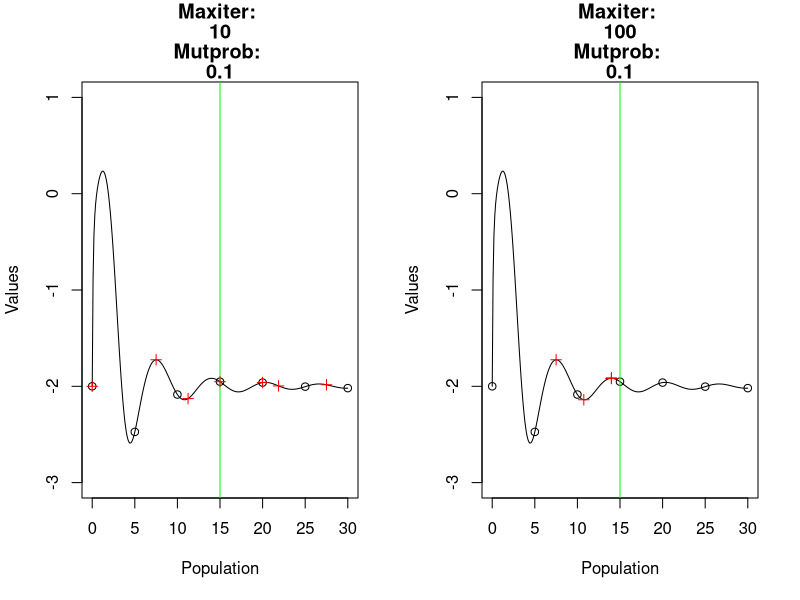
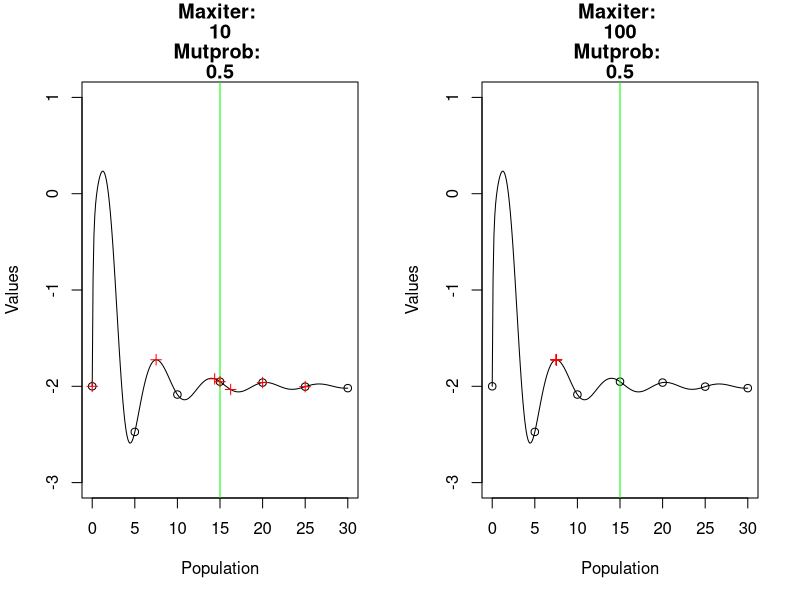
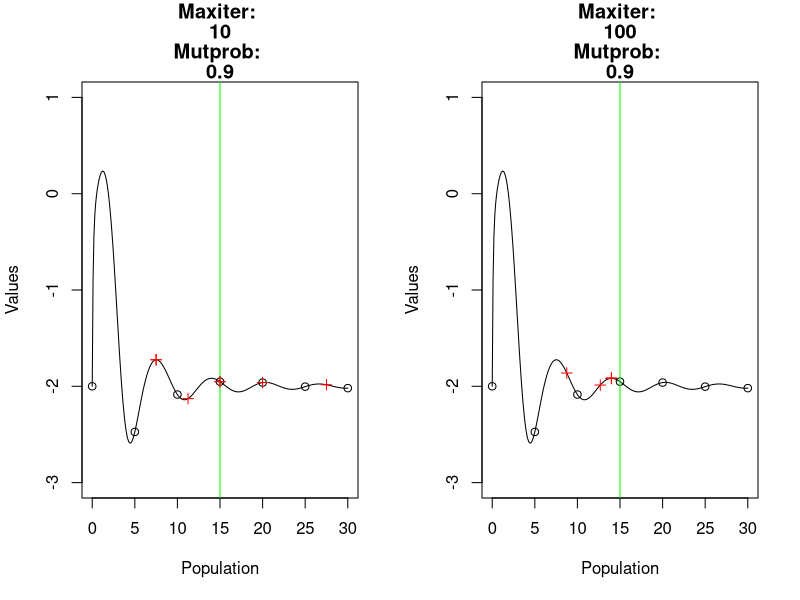

Write R code to recreate these figures, in order.
# Question 1

## 1-1. Defining a function
f <- function(x){
  return(((x^2)/(exp(x)))-(2*exp(-(9*sin(x))/((x^2)+x+1))))
}

## 1-2. Defining a function
crossover <- function(x,y){
  return((x+y)/2)
}

## 1-3. Defining a function
mutate <- function(x){
  return(x%%30)
}

## 1-4. Write a function that depends on..

genetic <- function(maxiter, mutprob){
  
  # a,b) plotting f, defining initial population
  x <- seq(from=0, to=30, by=0.1)
  plot(x=x, y=f(x), main = c("Maxiter: ", maxiter, "Mutprob: ", mutprob), xlab="Population",
       ylab="Values", ylim=c(-3, 1), type="l")
  x <- seq(from=0, to=30, by=5)
  points(x=x, y=f(x))
  abline(v=x[which.max(f(x))], col="green")
    ## The maximum value is easily found. On the plot, its
    ## position is shown in green colored line

  # c) computes vector Values for each population point
  Values <- f(x)
  
  # d) performs maxiter iterations
  current_pop = x
  max_vals = vector(length = maxiter)
  for (i in 1:maxiter){
    ## i) sampling two indexes from the current population
    parents = sample(1:length(current_pop), size=2)
    ## ii) index of the smallest objective function
    victim = order(Values)[1]
    ## iii) crossover or mutation
#    kid = crossover(current_pop[parents[1]], current_pop[parents[2]])
#    u <- runif(1)
#    if (u < mutprob) {kid = mutate(kid)}
    cross_kid = crossover(current_pop[parents[1]], current_pop[parents[2]])
    mut_kid = mutate(cross_kid)
    kid = sample(x = c(mut_kid, cross_kid), size=1, 
                 prob=c(mutprob, 1-mutprob))
    ## iv) replacing victim with kid
    current_pop[victim] = kid
    Values[victim] = f(kid)
    max_vals[i] = max(Values)
  }
  points(x=current_pop, y=Values, col="red", pch=3)
  cat("Maximum value with ", mutprob, " mutation probability is:", "\n")
  return(max(max_vals))
}

## 1-5.
par(mfrow=c(1,2))
set.seed(12345)
genetic(maxiter=10, mutprob=0.1)
genetic(maxiter=100, mutprob=0.1)

genetic(maxiter=10, mutprob=0.5)
genetic(maxiter=100, mutprob=0.5)

genetic(maxiter=10, mutprob=0.9)
genetic(maxiter=100, mutprob=0.9)

  ## As the number of maxiter increases, the current population
  ## tends to converge.

  ## When the iterations are over, the maximum value obtained 
  ## through it never decreases from the maximum value obtained
  ## using the initial population.
